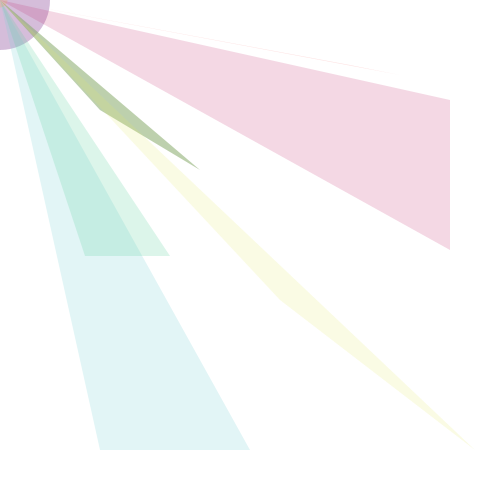
Frame 1 (no input)
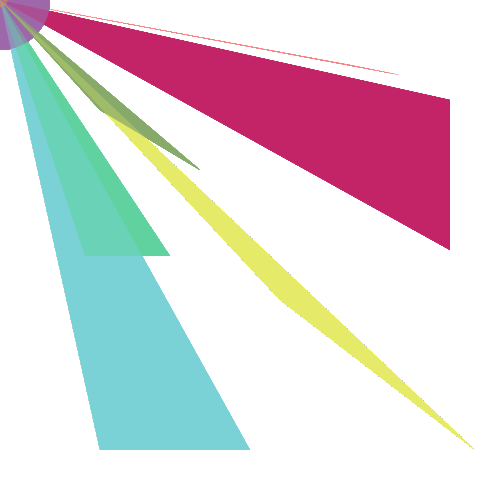
Frame 60 (the mouse pressed at the canvas centre just before this capture)
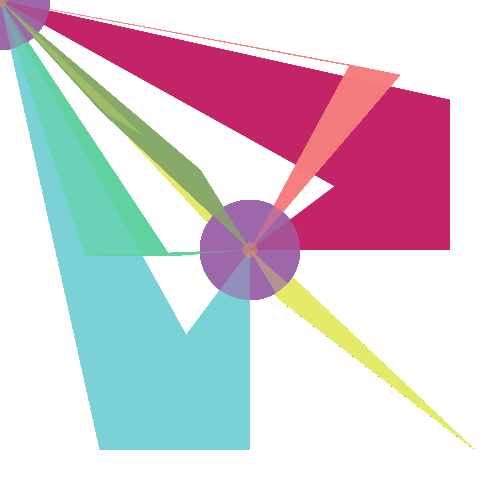
Frame 120 (the mouse held since frame 60 and released just before this capture)

The Processing sketch that drew these frames (run headless with seeded random() and noise(); from frame 60 on, the mouse is pressed at the canvas centre):

// Processing sketch: processing_31114
// ── processing_31114.pde

void setup() {
    background(255);  
    size(500,500);
  fill(0, 102,150);
  smooth();
  noStroke();
}

void draw(){

fill(158,101,170,110);
ellipse(mouseX, mouseY,100,100);
fill(134,170,105,140);
triangle(mouseX,mouseY,100,110,200,170);
fill(119,207,211,55);
triangle(mouseX,mouseY,100,450,250,450);
fill(193,35,101,45);
triangle(mouseX,mouseY,450,100,450,250);
fill(95,209,158,55);
triangle(mouseX,mouseY,85,256,170,256);
fill(227,232,101,45);
triangle(mouseX,mouseY,280,300,475,450);
fill(247,127,127,55);
triangle(mouseX,mouseY,350,65,400,75);
fill(240,161,58,55);
triangle(mouseX,mouseY,45,45,75,75);

ellipse(mouseX, mouseY, 15,15);
}
